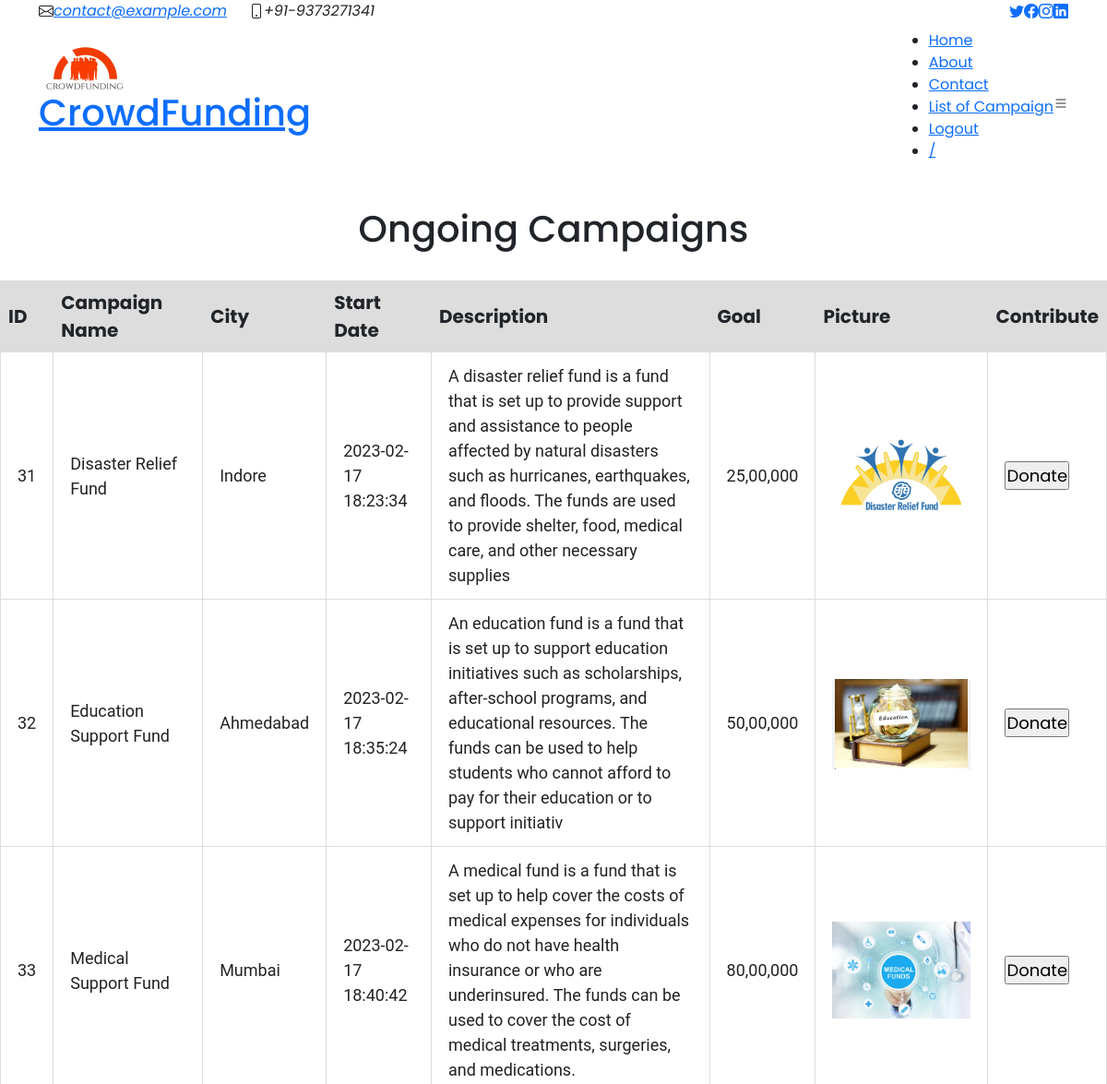
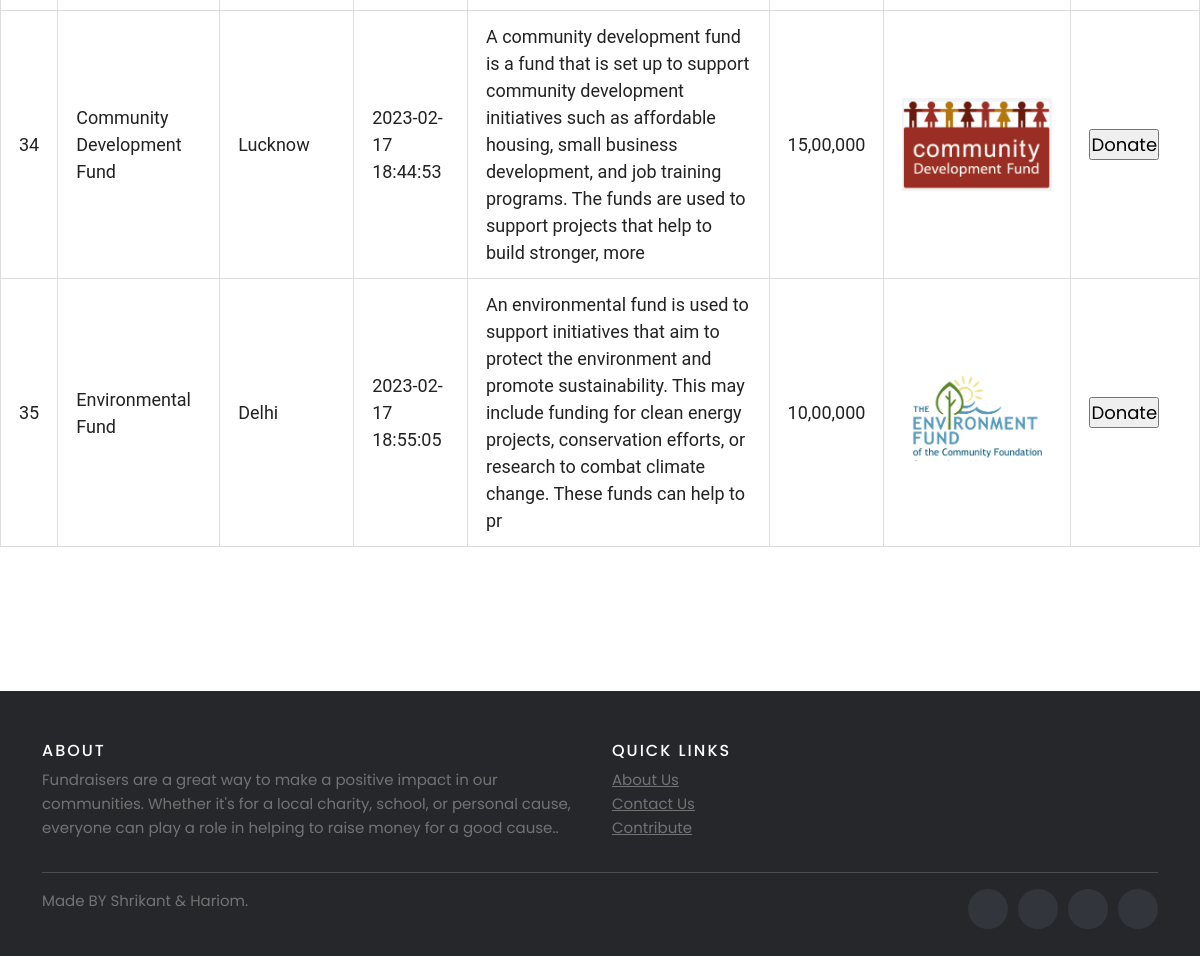
The app's page /campaign-list1.php with its own data (2 pictures, top to bottom).
### tables this page shows
CREATE TABLE `campaigns` (
  `id` int(11) NOT NULL,
  `name` varchar(50) NOT NULL,
  `start_date` datetime NOT NULL DEFAULT current_timestamp(),
  `description` varchar(255) NOT NULL,
  `goal` varchar(255) NOT NULL,
  `picture` varchar(255) NOT NULL,
  `City` text NOT NULL,
  `States` text NOT NULL,
  `ZIP` int(11) NOT NULL,
  `Documents` varchar(250) NOT NULL
);

### campaign-list1.php (the view, shortened to what this page needs)
<html>
<head>
  <head>
  <link href="assets/vendor/animate.css/animate.min.css" rel="stylesheet">
  <link href="assets/vendor/aos/aos.css" rel="stylesheet">
  <link href="assets/vendor/bootstrap/css/bootstrap.min.css" rel="stylesheet">
  <link href="assets/vendor/bootstrap-icons/bootstrap-icons.css" rel="stylesheet">
  <link href="assets/vendor/boxicons/css/boxicons.min.css" rel="stylesheet">
  <link href="assets/vendor/glightbox/css/glightbox.min.css" rel="stylesheet">
  <link href="assets/vendor/swiper/swiper-bundle.min.css" rel="stylesheet">
  <link href="assets/css/style.css" rel="stylesheet">
</head>
<body>
  <section id="topbar" class="d-flex align-items-center">
    <div class="container d-flex justify-content-center justify-content-md-between">
      <div class="contact-info d-flex align-items-center">
        <i class="bi bi-envelope d-flex align-items-center"><a href="mailto:contact@example.com">contact@example.com</a></i>
        <i class="bi bi-phone d-flex align-items-center ms-4"><span>+91-9373271341</span></i>
      </div>
      <div class="social-links d-none d-md-flex align-items-center">
        <a href="#" class="twitter"><i class="bi bi-twitter"></i></a>
        <a href="#" class="facebook"><i class="bi bi-facebook"></i></a>
        <a href="#" class="instagram"><i class="bi bi-instagram"></i></a>
        <a href="#" class="linkedin"><i class="bi bi-linkedin"></i></i></a>
      </div>
    </div>
  </section>
  <header id="header" class="d-flex align-items-center">
    <div class="container d-flex justify-content-between">
      <div class="logo">
        <img src="admin/assets/img/logo.png" alt="Logo" width="100" height="100" style="margin-bottom: -50px;">
        <br>
        <br>
        <h1 class="text-light"><a href="index.html">CrowdFunding</a></h1>
      </div>
      <nav id="navbar" class="navbar">
        <ul>
          <li><a href="after_login.php">Home</a></li>
          <li><a href="about2.html">About</a></li>
          <li><a href="contact2.html">Contact</a></li>
          <li><a class="active" href="campaign-list1.php">List of Campaign</a></li>
          <li><a href="logout.php">Logout</a></li>
          <li><a href="#">/</a></li>
        </ul>
        <i class="bi bi-list mobile-nav-toggle"></i>
      </nav>
    </div>
  </header>
</head>
<body>
<html>
<head>
</head>
<body>
   <br>
  <h1><center>Ongoing Campaigns</center></h1>
  <br>
<?php
$servername = "localhost";
$username = "root";
$password = "";
$dbname = "login";
$conn = new mysqli($servername, $username, $password, $dbname);
$sql = "SELECT id, name, city, start_date, description, goal, picture  FROM campaigns";
$result = $conn->query($sql);
if ($result->num_rows > 0) {
    echo "<table>";
    echo "<tr>";
    echo "<th>ID</th>";
    echo "<th>Campaign Name</th>";
    echo "<th>City</th>";
    echo "<th>Start Date</th>";
    echo "<th>Description</th>";
    echo "<th>Goal</th>";
    echo "<th>Picture</th>";
    echo "<th>Contribute</th>";
    echo "</tr>";
    while($row = $result->fetch_assoc()) {
        echo "<tr>";
        echo "<td>" . $row["id"]. "</td>";
        echo "<td>" . $row["name"]. "</td>";
        echo "<td>" . $row["city"]. "</td>";
        echo "<td>" . $row["start_date"]. "</td>";
        echo "<td>" . $row["description"]. "</td>";
        echo "<td>" . $row["goal"]. "</td>";
        echo "<td><img src='" . $row["picture"] . "' class='campaign-picture' style='text-align: center;
  margin: auto; max-width: auto;
  height: auto;'/></td>";
        echo "<td>
                    <form action='pay.php' method='post'>
                        <input type='hidden' name='id' value='".$row["id"]."'>
                        <input type='submit' value='Donate'>
                    </form>
                  </td>";
        echo "</tr>";
    }
    echo "</table>";
} else {
    echo "0 results";
}
echo "<br>";
echo "<br>";
echo "<br>";
echo "<br>";
echo "<br>";
echo "<br>";
?>
</body>
</html>

### style.css (style rules this page uses)
* { margin: 0; padding: 0; box-sizing: border-box; font-family: 'Poppins', sans-serif; }

### campaign-list1.php (style rules this page uses)
table { font-family: arial, sans-serif; border-collapse: collapse; width: 100%; }
td, th { border: 1px solid #dddddd; text-align: left; padding: 8px; }
th { background-color: #dddddd; }
th { background-color: #dddddd; font-size: 20px; }
.campaign-picture { width: 150px; height: 150px; object-fit: cover; }
td { font-family: 'Roboto', sans-serif; font-size: 18px; font-weight: 400; line-height: 1.5; color: #222; padding: 12px 18px; border-bottom: 1px solid #ddd; text-align: left; }

### records on screen
campaigns: id "31", name "Disaster Relief Fund", City "Indore", start_date "2023-02-17 18:23:34", description "A disaster relief fund is a fund that is set up to provide support and assistance to people affected by natural disasters such as hurricanes, earthquakes, and floods. The funds are used to provide shelter, food, medical care, and other necessary supplies", goal "25,00,000", picture (picture)
campaigns: id "32", name "Education Support Fund", City "Ahmedabad", start_date "2023-02-17 18:35:24", description "An education fund is a fund that is set up to support education initiatives such as scholarships, after-school programs, and educational resources. The funds can be used to help students who cannot afford to pay for their education or to support initiativ", goal "50,00,000", picture (picture)
campaigns: id "33", name "Medical Support Fund", City "Mumbai", start_date "2023-02-17 18:40:42", description "A medical fund is a fund that is set up to help cover the costs of medical expenses for individuals who do not have health insurance or who are underinsured. The funds can be used to cover the cost of medical treatments, surgeries, and medications.", goal "80,00,000", picture (picture)
campaigns: id "34", name "Community Development Fund", City "Lucknow", start_date "2023-02-17 18:44:53", description "A community development fund is a fund that is set up to support community development initiatives such as affordable housing, small business development, and job training programs. The funds are used to support projects that help to build stronger, more", goal "15,00,000", picture (picture)
campaigns: id "35", name "Environmental Fund", City "Delhi", start_date "2023-02-17 18:55:05", description "An environmental fund is used to support initiatives that aim to protect the environment and promote sustainability. This may include funding for clean energy projects, conservation efforts, or research to combat climate change. These funds can help to pr", goal "10,00,000", picture (picture)
